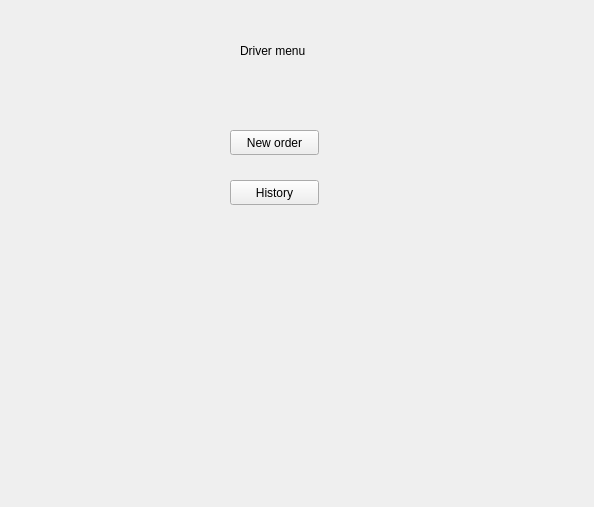
<?xml version="1.0" encoding="UTF-8"?>
<ui version="4.0">
 <class>menu_driver</class>
 <widget class="QWidget" name="menu_driver">
  <property name="geometry">
   <rect>
    <x>0</x>
    <y>0</y>
    <width>594</width>
    <height>507</height>
   </rect>
  </property>
  <property name="windowTitle">
   <string>Form</string>
  </property>
  <widget class="QPushButton" name="pushButton">
   <property name="geometry">
    <rect>
     <x>230</x>
     <y>130</y>
     <width>89</width>
     <height>25</height>
    </rect>
   </property>
   <property name="text">
    <string>New order</string>
   </property>
  </widget>
  <widget class="QPushButton" name="pushButton_2">
   <property name="geometry">
    <rect>
     <x>230</x>
     <y>180</y>
     <width>89</width>
     <height>25</height>
    </rect>
   </property>
   <property name="text">
    <string>History</string>
   </property>
  </widget>
  <widget class="QLabel" name="label">
   <property name="geometry">
    <rect>
     <x>240</x>
     <y>30</y>
     <width>191</width>
     <height>41</height>
    </rect>
   </property>
   <property name="text">
    <string>Driver menu</string>
   </property>
  </widget>
 </widget>
 <resources/>
 <connections/>
</ui>
